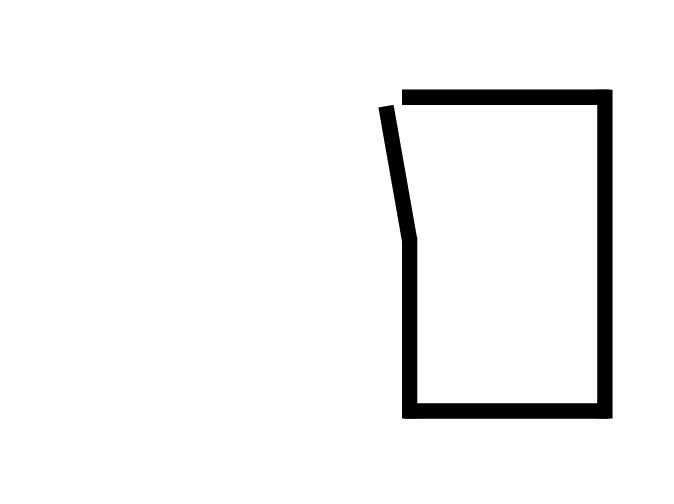
#> input picture blank_right.jpg, 674 x 504 px, given in place of Q71_1_house.png, which was not available
$ python getPosition.py
#> lines starting #> are read from the running program, lines starting #| are printed output that depends on the picture; after the words box and inside, x2 and y2 are one past the last pixel; in counts of white or black regions, pixels touching at a corner belong together; pictures that were not available may be replaced by others from this repository, and a replacement may not be noted
#> further down, imMask is the input picture: shape (504, 674, 3); min 0, max 255, mean 243.2
import cv2
import numpy as np
import csv
import os

video_name = 'Q71_6716_knock_and_hide.mov' # eventually do this in a loop
file_out = os.path.splitext(video_name)[0] + '.csv' # change extension

def detect_shapes(frame, mask):
    # Apply mask to frame
    frame2 = frame + mask
    # Filter image to simplify contour detection
    gray = cv2.cvtColor(frame2, cv2.COLOR_BGR2GRAY)
    blurred = cv2.GaussianBlur(gray, (5, 5), 0)
    edged = cv2.Canny(blurred, 50, 150)
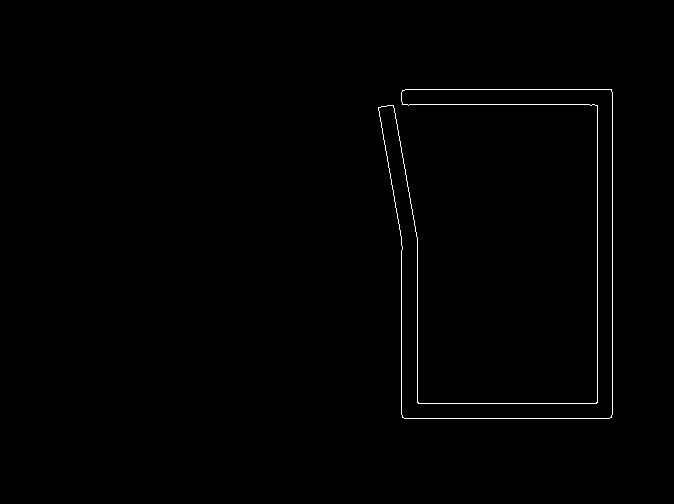
#> edged: shape (504, 674); 0.61% white in thin lines or dots, all inside (x1, y1, x2, y2) = (378, 89, 613, 419)
    contours, hierarch = cv2.findContours(edged, cv2.RETR_CCOMP, cv2.CHAIN_APPROX_SIMPLE)
#> contours = 2 contours; box (x1, y1, x2, y2) and area: (378, 89, 613, 419) 15514, (378, 89, 613, 419) 15508
    # RETR_CCOMP returns a hierarchy of nested shapes, INCLUDING donut holes.
    # This helps us continue to track shapes if e.g. the house's door closes,
    # but then the house may have 2 or 3 contours we need to filter out.
    # So only retain contours at the top level of the hierarchy (-1).
    contours = tuple(contour for contour, h in zip(contours, hierarch[0]) if h[3] == -1)
#> contours = 1 contour; box (x1, y1, x2, y2) and area: (378, 89, 613, 419) 15514

    shapes = []
    for contour in contours:
        if cv2.contourArea(contour) > 50: #can change to other numbers, this is just filtering small contour.
            approx = cv2.approxPolyDP(contour, 0.04 * cv2.arcLength(contour, True), True)
            x, y, w, h = cv2.boundingRect(contour)
            approxArea = cv2.contourArea(approx)
            rect = cv2.minAreaRect(contour)
            rectArea = cv2.contourArea(cv2.boxPoints(rect))
            triArea, tri = cv2.minEnclosingTriangle(contour)
            tri = np.int32(tri)
            (cirX, cirY), cirRad = cv2.minEnclosingCircle(contour)
            cirArea = np.pi * cirRad ** 2
            actualArea = cv2.contourArea(contour)

            # Determine shape by comparing areas
            # Also draw an appropriate bounding contour in a unique color
            if (triArea < cirArea) and (triArea < rectArea):
                # It's a triangle. But which one?
                if triArea < 2000:
                    shape_type = "littleTriangle"
                    cv2.drawContours(frame, [tri], -1, (0, 128, 255), 2) # orange
                else:
                    shape_type = "bigTriangle"
                    cv2.drawContours(frame, [tri], -1, (0, 255, 0), 2) # green
                triM = cv2.moments(tri)
                X = int(triM["m10"] / triM["m00"])
                Y = int(triM["m01"] / triM["m00"])
            elif (cirArea < triArea) and (cirArea < rectArea):
                shape_type = "Circle"
                X = int(cirX)
                Y = int(cirY)
                cv2.circle(frame, (X, Y), int(cirRad), (255, 0, 0), 2) # circle in blue
            elif (rectArea < triArea) and (rectArea < cirArea):
                shape_type = "House"
                X = x + w//2
                Y = y + h//2
                box = cv2.boxPoints(rect)
                box = box.reshape((-1, 1, 2))
                box = np.int32(box)
                cv2.drawContours(frame, [box], -1, (0, 255, 255), 2) # slanted box in yellow
            else:
                shape_type = "Unknown"
                cv2.rectangle(frame, (x, y), (x + w, y + h), (0, 0, 255), 2) # OG box in red
                X = x + w//2
                Y = y + h//2
                cv2.drawContours(frame, [contour], -1, (192, 0, 255), 2) # draw in pink
            # Specify outputs
            bbox = (x, y, w, h)
            _, _, Angle = rect
            shapes.append((contour, shape_type, bbox, X, Y, int(Angle)))
#> this loop made 1 pass
#> (x, y, w, h, approxArea, rect, rectArea, triArea) on pass 1: (378, 89, 235, 330, 11874.5, ((495, 253.5), (329, 234), -90), 76986, 137150)
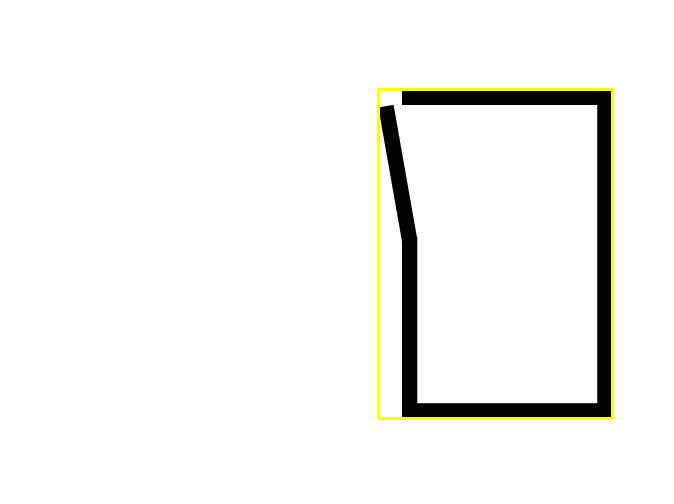
#> frame: shape (504, 674, 3); 0.99% of pixels changed, all inside (x1, y1, x2, y2) = (377, 88, 614, 420)
#> after the loop, shapes = 1 item
    return shapes
class BoundaryTracker:
    def __init__(self):
        self.nextObjectID = 0
        self.objects = {}
        self.disappeared = {}
    def register(self, bbox):
        self.objects[self.nextObjectID] = bbox
        self.disappeared[self.nextObjectID] = 0
        self.nextObjectID += 1
    def deregister(self, objectID):
        del self.objects[objectID]
        del self.disappeared[objectID]
    def update(self, inputBboxes):
        if len(inputBboxes) == 0:
            # If the list of bounding boxes is empty,
            # but we previously had been tracking some object(s),
            # wait until it's been gone for 50 frames before dropping it.
            for objectID in list(self.disappeared.keys()):
                self.disappeared[objectID] += 1
                if self.disappeared[objectID] > 50:
                    self.deregister(objectID)
            return self.objects
        if len(self.objects) == 0:
            # If nothing is currently being tracked,
            # but we drew a bounding box around something,
            # then register each bounding box as a new object.
            for i in range(len(inputBboxes)):
                self.register(inputBboxes[i])
        else:
            objectIDs = list(self.objects.keys())
            objectBboxes = list(self.objects.values())
            inputCentroids = [(bbox[1], bbox[2]) for bbox in inputBboxes]
            objectCentroids = [(bbox[1], bbox[2]) for bbox in objectBboxes]
            # Track the change in location of each object's centroid
            # by measuring the distances to each centroid in the new frame
            # and assuming the shortest distance means the same object
            D = np.linalg.norm(np.array(objectCentroids)[:, np.newaxis] - np.array(inputCentroids), axis=2)
            rows = D.min(axis=1).argsort()
            cols = D.argmin(axis=1)[rows]
            usedRows = set()
            usedCols = set()
            for (row, col) in zip(rows, cols):
                if row in usedRows or col in usedCols:
                    continue
                objectID = objectIDs[row]
                self.objects[objectID] = inputBboxes[col]
                self.disappeared[objectID] = 0
                usedRows.add(row)
                usedCols.add(col)
            unusedRows = set(range(0, D.shape[0])).difference(usedRows)
            unusedCols = set(range(0, D.shape[1])).difference(usedCols)
            if D.shape[0] >= D.shape[1]:
                for row in unusedRows:
                    objectID = objectIDs[row]
                    self.disappeared[objectID] += 1
                    if self.disappeared[objectID] > 50:
                        self.deregister(objectID)
            else:
                for col in unusedCols:
                    self.register(inputBboxes[col])
        return self.objects

## Begin script portion
video_path = os.path.normpath('stims/TriCOPA/normal/')
fname = os.path.join(video_path, video_name)
cap = cv2.VideoCapture(fname)

tracker = BoundaryTracker()
frame_count = 0
position_data = []

vidWidth = cap.get(3)
vidHeight = cap.get(4)
outWidth = 4000
outHeight = 3000

imMask = cv2.imread('Analysis/masks/Q71_1_house.png')
# imMask = cv2.resize(imMask,(int(vidWidth), int(vidHeight)))

while cap.isOpened():
    ret, frame = cap.read()
    if not ret:
        break
    shapes = detect_shapes(frame, imMask)
#> shapes = 1 item
    bboxes = []
    for contour, shape_type, bbox, X, Y, Angle in shapes:
        x, y, w, h = bbox
        # Write a label above each shape
        cv2.putText(frame, shape_type, (x + 40, y - 10), cv2.FONT_HERSHEY_SIMPLEX, 0.5, (0, 0, 0), 2)
        # cv2.drawContours(frame, [contour], -1, (0, 255, 0), 2)

        bboxes.append((bbox, X, Y, Angle, shape_type))
#> this loop made 1 pass
#> (shape_type, X, Y, Angle, x, y, w, h) on pass 1: ('House', 495, 254, -90, 378, 89, 235, 330)
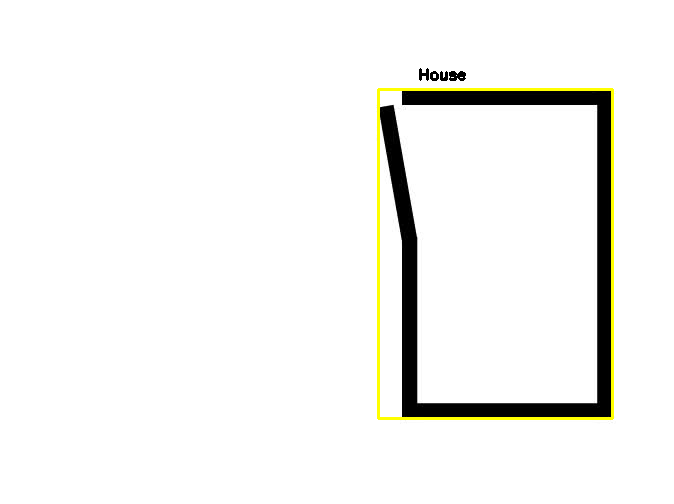
#> frame: shape (504, 674, 3); 0.1% of pixels changed, all inside (x1, y1, x2, y2) = (419, 68, 466, 81)
#> after the loop, bboxes = [((378, 89, 235, 330), 495, 254, -90, 'House')]
    objects = tracker.update(bboxes)
#> the loop in update, `for i in range(len(inputBboxes)):` made 1 pass
#> objects = {0: ((378, 89, 235, 330), 495, 254, -90, 'House')}
    for (objectID, bbox) in objects.items():
        (x, y, w, h), X, Y, Angle, shape_type = bbox
        text = "ID {}".format(objectID)
        cv2.putText(frame, text, (x, y - 10), cv2.FONT_HERSHEY_SIMPLEX, 0.5, (0, 255, 0), 2)
        # cv2.rectangle(frame, (x, y), (x + w, y + h), (0, 255, 0), 2)
        # cv2.drawContours(frame, [box], -1, (0, 255, 0), 2)
        # position_data.append([frame_count, objectID, x, y, w, h])

        # Rescale values before saving to position_data
        X = X/vidWidth * outWidth
        Y = Y/vidHeight * outHeight
        # Export
        position_data.append([frame_count, objectID, shape_type, X, Y, Angle])
#> this loop made 1 pass
#> (objectID, bbox, x, y, w, h, X, Y) on pass 1: (0, ((378, 89, 235, 330), 495, 254, -90, 'House'), 378, 89, 235, 330, 2937.7, 1511.9)
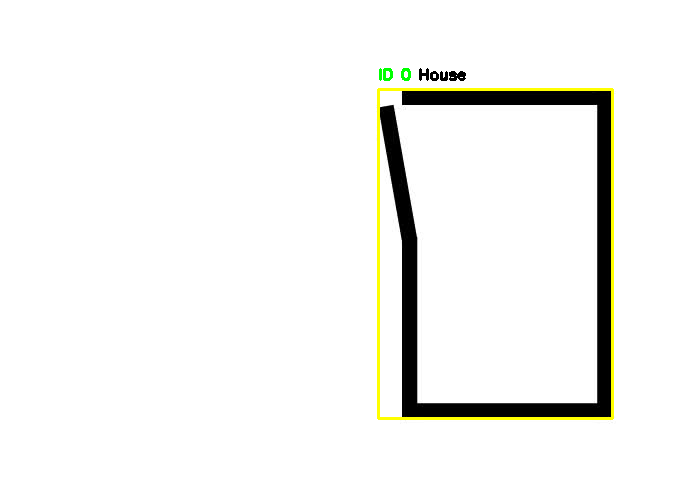
#> frame: shape (504, 674, 3); 0.06% of pixels changed, all inside (x1, y1, x2, y2) = (379, 68, 411, 81)
#> after the loop, position_data = [[0, 0, 'House', 2937.7, 1511.9, -90]]
    cv2.imshow("Frame", frame)
    frame_count += 1
    if cv2.waitKey(1) & 0xFF == ord('q'):
#> (key q is pressed here)
        break
cap.release()
cv2.destroyAllWindows()
cv2.waitKey(1) # this allows it to close the window on Mac

# Rescale values

# Save results to disk
path_out = os.path.normpath('Analysis/posDatOpenCV')
fout = os.path.join(path_out, file_out)
if not os.path.exists(path_out):
    # Ensure path exists before writing to it
    os.makedirs(path_out)
with open(fout, 'w', newline='') as file:
    writer = csv.writer(file)
    # writer.writerow(["Frame", "ObjectID", "X", "Y", "W", "H"])
    writer.writerow(["Frame", "ObjectID", "ObjectName", "X", "Y", "Angle"])
    writer.writerows(position_data)
